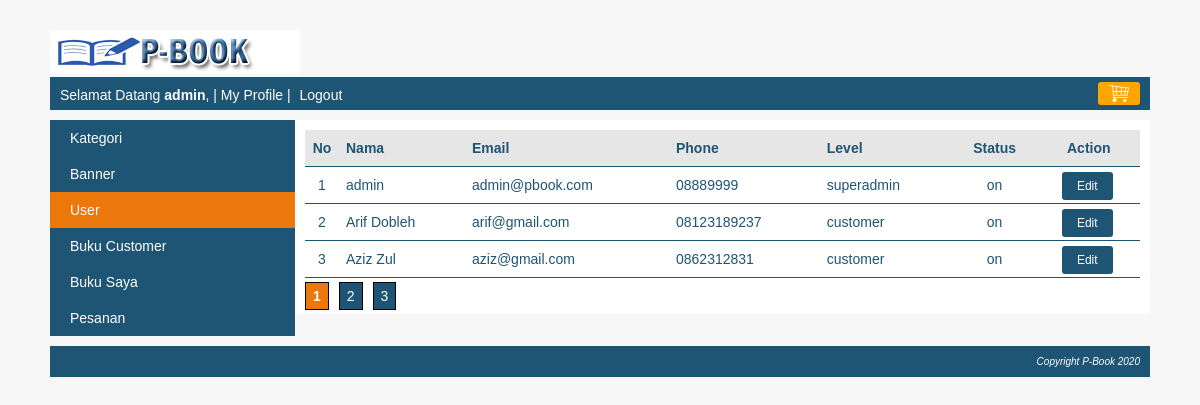
The app's page /index.php?page=my_profile&module=user&action=list (signed in) with its own data.
### tables this page shows
CREATE TABLE `user` (
  `user_id` int(10) NOT NULL,
  `level` varchar(30) NOT NULL,
  `nama` varchar(150) NOT NULL,
  `email` varchar(160) NOT NULL,
  `alamat` varchar(400) NOT NULL,
  `phone` varchar(15) NOT NULL,
  `foto` varchar(300) NOT NULL,
  `password` varchar(300) NOT NULL,
  `status` enum('on','off') NOT NULL
);

### module/user/list.php (the view, shortened to what this page needs)
<?php
    $pagination = isset($_GET["pagination"]) ? $_GET["pagination"] : 1;
    $data_per_halaman = 3;
    $mulai_dari = ($pagination-1) * $data_per_halaman;
    $queryAdmin = mysqli_query($koneksi, "SELECT * FROM user ORDER BY nama ASC LIMIT $mulai_dari, $data_per_halaman ");
    if(mysqli_num_rows($queryAdmin) == 0)
    {
        echo "<h3>Saat ini belum ada data user yang dimasukan</h3>";
    }
    else
    {
        echo "<table class='table-list'>";
            echo "<tr class='baris-title'>
                    <th class='kolom-nomor'>No</th>
                    <th class='kiri'>Nama</th>
                    <th class='kiri'>Email</th>
                    <th class='kiri'>Phone</th>
                    <th class='kiri'>Level</th>
                    <th class='tengah'>Status</th>
                    <th class='tengah'h>Action</th>
                 </tr>";
            $no = 1 + $mulai_dari;
            while($rowUser=mysqli_fetch_array($queryAdmin))
            {
                echo "<tr>
                        <td class='kolom-nomor'>$no</td>
                        <td>$rowUser[nama]</td>
                        <td>$rowUser[email]</td>
                        <td>$rowUser[phone]</td>
                        <td>$rowUser[level]</td>
                        <td class='tengah'>$rowUser[status]</td>
                        <td class='tengah'><a class='tombol-action' href='".BASE_URL."index.php?page=my_profile&module=user&action=form&user_id=$rowUser[user_id]"."'>Edit</a></td>
                     </tr>";
                $no++;
            }
        echo "</table>";
    }
?>

### css/style.css (style rules this page uses)
body { font-family:arial; font-size: 14px; color: #1e5474; background: #F7F7F7; margin: 0px; }
.table-list { width: 100%; border-collapse: collapse; }
.table-list tr.baris-title { background: #e6e6e6; }
.table-list tr th, .table-list tr td { padding: 10px 7px; }
.kolom-nomor { width: 20px; text-align: center; }
.kiri { text-align: left; }
.tengah { text-align: center; }
.tombol-action { background: #1e5474; color: white; padding: 7px 15px; border-radius: 3px; cursor: pointer; text-decoration: none; margin-right: 3px; font-size: 12px; }
.table-list tr { border-bottom: 1px solid #1e5474; }

### records on screen
user: nama "admin", email "admin@pbook.com", phone "08889999", level "superadmin", status "on"
user: nama "Arif Dobleh", email "arif@gmail.com", phone "08123189237", level "customer", status "on"
user: nama "Aziz Zul", email "aziz@gmail.com", phone "0862312831", level "customer", status "on"

### other values on screen
$nama "admin"
